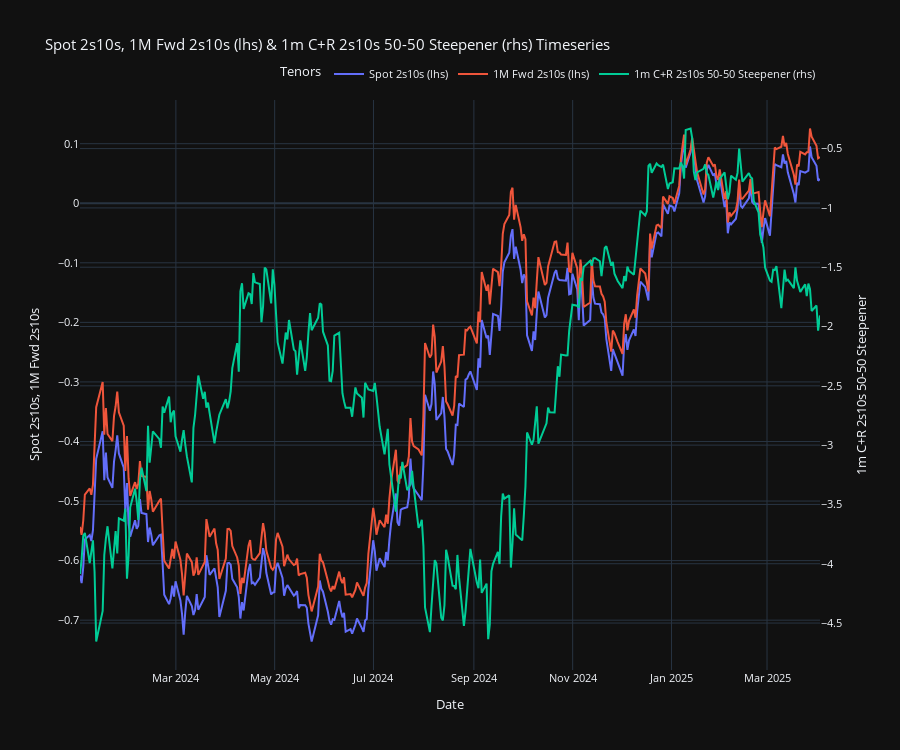
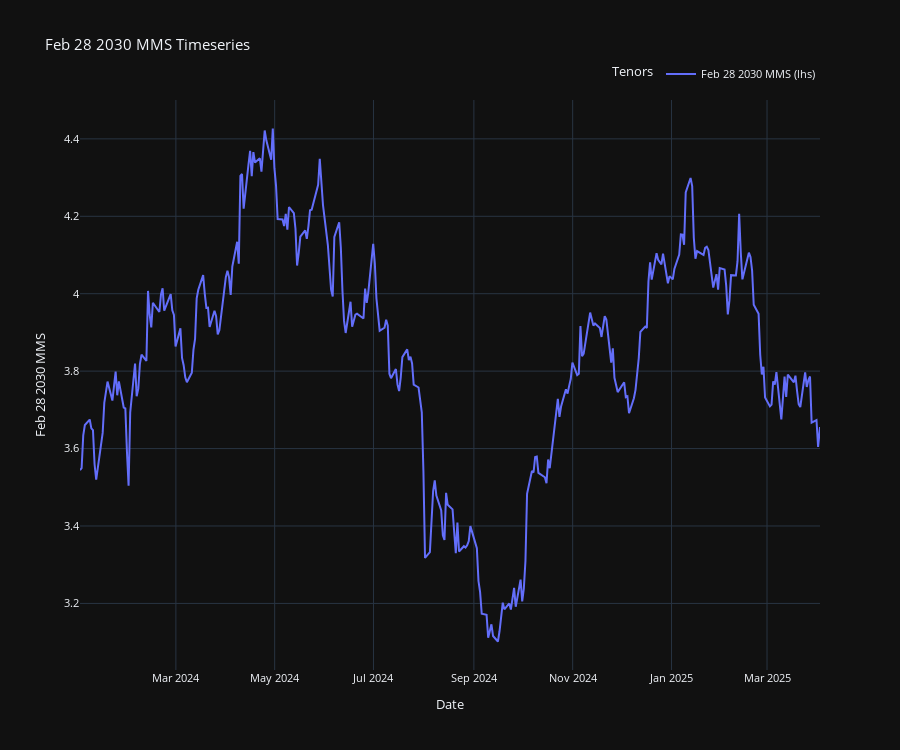

Write notebook code for charts like these, in order.
### Code cell
usd_ois.timeseries_df_plotter(df=usd_ois_ts_df, cols_to_plot=["Spot 2s10s", "1M Fwd 2s10s"], cols_to_plot_raxis=["1m C+R 2s10s 50-50 Steepener"], use_plotly=True)
usd_ois.timeseries_df_plotter(df=usd_ois_ts_df, cols_to_plot=["Feb 28 2030 MMS"], use_plotly=True)

### Figure 1 — Plotly figure (JSON) as saved in the notebook; plotly's stock layout.template omitted (floating-point values rounded to 4 significant figures; data arrays with more than 128 entries replaced by an {"elided": "..."} marker saying what was removed)
{"data": [{"hovertemplate": "%{x|%Y-%m-%d %H:%M:%S}<br>%{y}<extra></extra>", "mode": "lines", "name": "Spot 2s10s (lhs)", "type": "scatter", "x": {"elided": "313 str values"}, "y": {"elided": "313 float values"}, "yaxis": "y"}, {"hovertemplate": "%{x|%Y-%m-%d %H:%M:%S}<br>%{y}<extra></extra>", "mode": "lines", "name": "1M Fwd 2s10s (lhs)", "type": "scatter", "x": {"elided": "313 str values"}, "y": {"elided": "313 float values"}, "yaxis": "y"}, {"mode": "lines", "name": "1m C+R 2s10s 50-50 Steepener (rhs)", "type": "scatter", "x": {"elided": "313 str values"}, "y": {"elided": "313 float values"}, "yaxis": "y2"}], "layout": {"font": {"size": 11}, "height": 750, "legend": {"orientation": "h", "title": {"text": "Tenors"}, "x": 1, "xanchor": "right", "y": 1.02, "yanchor": "bottom"}, "newshape": {"line": {"color": "red"}}, "showlegend": true, "title": {"text": "Spot 2s10s, 1M Fwd 2s10s (lhs) & 1m C+R 2s10s 50-50 Steepener (rhs) Timeseries "}, "xaxis": {"showgrid": true, "showspikes": true, "spikecolor": "white", "spikemode": "across", "spikesnap": "cursor", "title": {"text": "Date"}}, "yaxis": {"showgrid": true, "showspikes": true, "side": "left", "spikecolor": "white", "spikesnap": "cursor", "spikethickness": 0.5, "title": {"text": "Spot 2s10s, 1M Fwd 2s10s"}}, "yaxis2": {"overlaying": "y", "showgrid": true, "showspikes": true, "side": "right", "spikecolor": "white", "spikesnap": "cursor", "spikethickness": 0.5, "title": {"text": "1m C+R 2s10s 50-50 Steepener"}}}}

### Figure 2 — Plotly figure (JSON) as saved in the notebook; plotly's stock layout.template omitted (floating-point values rounded to 4 significant figures; data arrays with more than 128 entries replaced by an {"elided": "..."} marker saying what was removed)
{"data": [{"hovertemplate": "%{x|%Y-%m-%d %H:%M:%S}<br>%{y}<extra></extra>", "mode": "lines", "name": "Feb 28 2030 MMS (lhs)", "type": "scatter", "x": {"elided": "313 str values"}, "y": {"elided": "313 float values"}, "yaxis": "y"}], "layout": {"font": {"size": 11}, "height": 750, "legend": {"orientation": "h", "title": {"text": "Tenors"}, "x": 1, "xanchor": "right", "y": 1.02, "yanchor": "bottom"}, "newshape": {"line": {"color": "red"}}, "showlegend": true, "title": {"text": "Feb 28 2030 MMS Timeseries "}, "xaxis": {"showgrid": true, "showspikes": true, "spikecolor": "white", "spikemode": "across", "spikesnap": "cursor", "title": {"text": "Date"}}, "yaxis": {"showgrid": true, "showspikes": true, "side": "left", "spikecolor": "white", "spikesnap": "cursor", "spikethickness": 0.5, "title": {"text": "Feb 28 2030 MMS"}}, "yaxis2": {"overlaying": "y", "showgrid": true, "showspikes": true, "side": "right", "spikecolor": "white", "spikesnap": "cursor", "spikethickness": 0.5, "title": {}}}}
